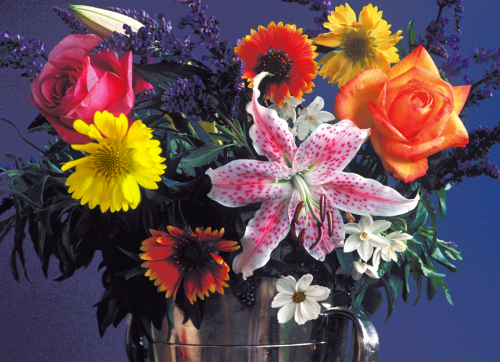
#> input picture dip/assignment2/flowers.ppm, 500 x 362 px
$ python p5.py
#> lines starting #> are read from the running program, lines starting #| are printed output that depends on the picture
import cv2 as cv
import matplotlib.pyplot as plt

img = cv.imread('flowers.ppm')
#> img is the input picture: shape (362, 500, 3); mean B, G, R 83.7, 76.9, 99.9
hist = cv.calcHist([img], [0], None, [256], [0, 256])
#> hist = 256 values, max 6041 at index 0, min 13 at index 6, mean 707
plt.subplot(1,2,1)
plt.title("Colour image")
plt.imshow(img)
plt.subplot(1,2,2)
plt.title("Image histogram")
plt.plot(hist)
plt.show()
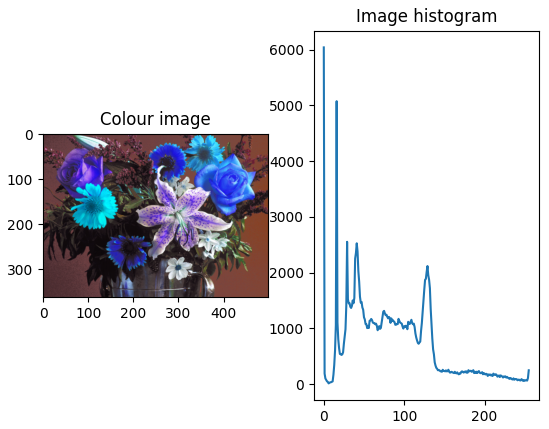
#> figure drawn by matplotlib, 2 panels; B, G, R data is drawn as R, G, B; panel 2: curve peaks at x = 0, y = 6041

$ run again, with dip/assignment2/Brain3.pgm saved as dip/assignment2/flowers.ppm
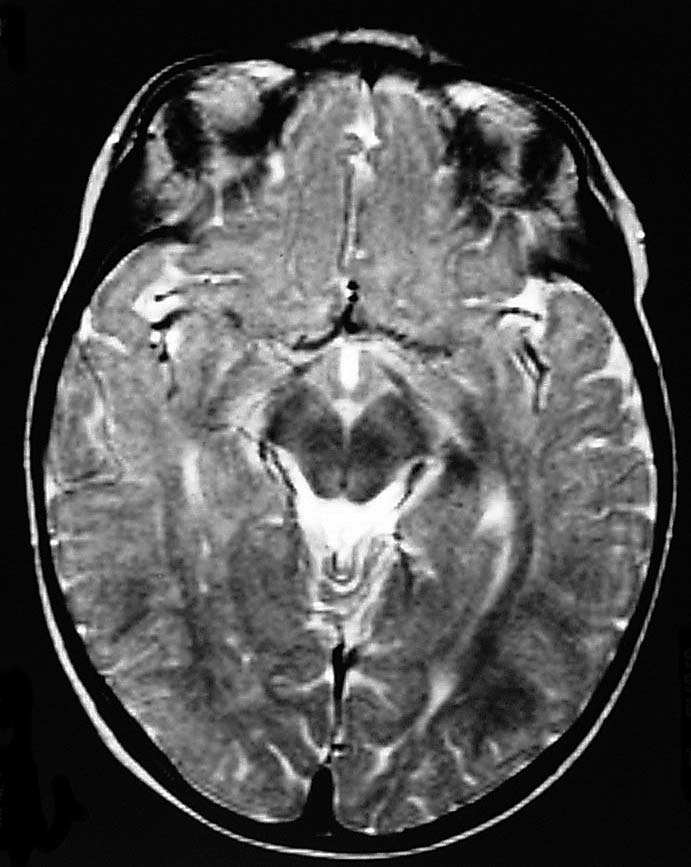
#> input picture dip/assignment2/Brain3.pgm, 691 x 867 px
#> img is the input picture: shape (867, 691, 3); min 0, max 255, mean 79.6
#> hist = 256 values, max 61113 at index 5, min 405 at index 239, mean 2340.2
#> `plt.show()`:
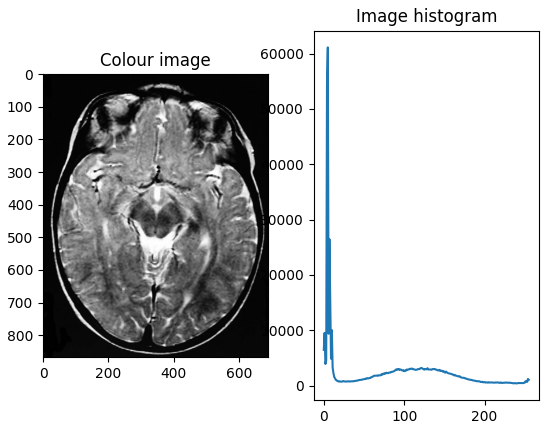
#> figure drawn by matplotlib, 2 panels; panel 2: curve peaks at x = 5, y = 61113
